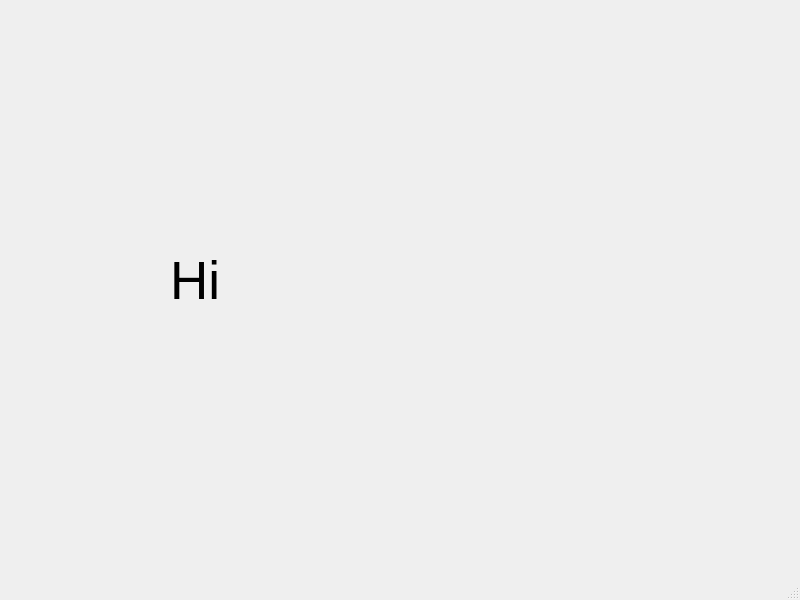
<?xml version="1.0" encoding="UTF-8"?>
<ui version="4.0">
 <class>MainWindow_Page_2</class>
 <widget class="QMainWindow" name="MainWindow_Page_2">
  <property name="geometry">
   <rect>
    <x>0</x>
    <y>0</y>
    <width>800</width>
    <height>600</height>
   </rect>
  </property>
  <property name="windowTitle">
   <string>MainWindow</string>
  </property>
  <widget class="QWidget" name="centralwidget">
   <widget class="QLabel" name="label">
    <property name="geometry">
     <rect>
      <x>170</x>
      <y>120</y>
      <width>291</width>
      <height>321</height>
     </rect>
    </property>
    <property name="font">
     <font>
      <pointsize>40</pointsize>
     </font>
    </property>
    <property name="text">
     <string>Hi</string>
    </property>
   </widget>
  </widget>
  <widget class="QMenuBar" name="menubar">
   <property name="geometry">
    <rect>
     <x>0</x>
     <y>0</y>
     <width>800</width>
     <height>22</height>
    </rect>
   </property>
  </widget>
  <widget class="QStatusBar" name="statusbar"/>
 </widget>
 <resources/>
 <connections/>
</ui>
